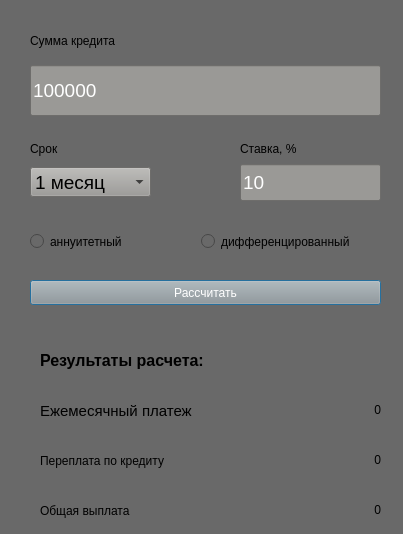
<?xml version="1.0" encoding="UTF-8"?>
<ui version="4.0">
 <class>creditCalc</class>
 <widget class="QDialog" name="creditCalc">
  <property name="geometry">
   <rect>
    <x>0</x>
    <y>0</y>
    <width>403</width>
    <height>534</height>
   </rect>
  </property>
  <property name="windowTitle">
   <string>Dialog</string>
  </property>
  <property name="styleSheet">
   <string notr="true">background-color: rgb(105, 105, 105);</string>
  </property>
  <widget class="QLabel" name="label_2">
   <property name="geometry">
    <rect>
     <x>240</x>
     <y>140</y>
     <width>68</width>
     <height>17</height>
    </rect>
   </property>
   <property name="text">
    <string>Ставка, %</string>
   </property>
   <property name="alignment">
    <set>Qt::AlignLeading|Qt::AlignLeft|Qt::AlignVCenter</set>
   </property>
  </widget>
  <widget class="QLineEdit" name="bid_value">
   <property name="geometry">
    <rect>
     <x>240</x>
     <y>164</y>
     <width>141</width>
     <height>37</height>
    </rect>
   </property>
   <property name="font">
    <font>
     <pointsize>14</pointsize>
    </font>
   </property>
   <property name="styleSheet">
    <string notr="true">color: rgb(255, 255, 255);
background-color: rgb(154, 153, 150);</string>
   </property>
   <property name="text">
    <string>10</string>
   </property>
   <property name="alignment">
    <set>Qt::AlignLeading|Qt::AlignLeft|Qt::AlignVCenter</set>
   </property>
  </widget>
  <widget class="QLabel" name="label_3">
   <property name="geometry">
    <rect>
     <x>30</x>
     <y>140</y>
     <width>36</width>
     <height>17</height>
    </rect>
   </property>
   <property name="text">
    <string>Срок</string>
   </property>
  </widget>
  <widget class="QComboBox" name="term">
   <property name="geometry">
    <rect>
     <x>30</x>
     <y>167</y>
     <width>121</width>
     <height>30</height>
    </rect>
   </property>
   <property name="font">
    <font>
     <pointsize>14</pointsize>
    </font>
   </property>
   <property name="styleSheet">
    <string notr="true">background-color: rgb(154, 153, 150);</string>
   </property>
   <item>
    <property name="text">
     <string>1 месяц</string>
    </property>
   </item>
   <item>
    <property name="text">
     <string>3 месяца</string>
    </property>
   </item>
   <item>
    <property name="text">
     <string>6 месяцев</string>
    </property>
   </item>
   <item>
    <property name="text">
     <string>9 месяцев</string>
    </property>
   </item>
   <item>
    <property name="text">
     <string>1 год</string>
    </property>
   </item>
   <item>
    <property name="text">
     <string>1,5 года</string>
    </property>
   </item>
   <item>
    <property name="text">
     <string>2 года</string>
    </property>
   </item>
   <item>
    <property name="text">
     <string>3 года</string>
    </property>
   </item>
   <item>
    <property name="text">
     <string>4 года</string>
    </property>
   </item>
   <item>
    <property name="text">
     <string>5 лет</string>
    </property>
   </item>
   <item>
    <property name="text">
     <string>6 лет</string>
    </property>
   </item>
   <item>
    <property name="text">
     <string>7 лет</string>
    </property>
   </item>
   <item>
    <property name="text">
     <string>10 лет</string>
    </property>
   </item>
   <item>
    <property name="text">
     <string>15 лет</string>
    </property>
   </item>
   <item>
    <property name="text">
     <string>20 лет</string>
    </property>
   </item>
   <item>
    <property name="text">
     <string>25 лет</string>
    </property>
   </item>
   <item>
    <property name="text">
     <string>30 лет</string>
    </property>
   </item>
   <item>
    <property name="text">
     <string>50 лет</string>
    </property>
   </item>
  </widget>
  <widget class="QPushButton" name="calculate">
   <property name="geometry">
    <rect>
     <x>30</x>
     <y>280</y>
     <width>351</width>
     <height>25</height>
    </rect>
   </property>
   <property name="styleSheet">
    <string notr="true">color: rgb(255, 255, 255);
background-color: rgb(154, 153, 150);</string>
   </property>
   <property name="text">
    <string>Рассчитать</string>
   </property>
  </widget>
  <widget class="QLabel" name="label_4">
   <property name="geometry">
    <rect>
     <x>40</x>
     <y>340</y>
     <width>181</width>
     <height>41</height>
    </rect>
   </property>
   <property name="font">
    <font>
     <pointsize>12</pointsize>
     <weight>75</weight>
     <bold>true</bold>
    </font>
   </property>
   <property name="text">
    <string>Результаты расчета:</string>
   </property>
  </widget>
  <widget class="QLabel" name="label_5">
   <property name="geometry">
    <rect>
     <x>40</x>
     <y>390</y>
     <width>161</width>
     <height>41</height>
    </rect>
   </property>
   <property name="font">
    <font>
     <pointsize>11</pointsize>
    </font>
   </property>
   <property name="text">
    <string>Ежемесячный платеж</string>
   </property>
  </widget>
  <widget class="QLabel" name="monthly_payment">
   <property name="geometry">
    <rect>
     <x>210</x>
     <y>400</y>
     <width>171</width>
     <height>20</height>
    </rect>
   </property>
   <property name="text">
    <string>0</string>
   </property>
   <property name="alignment">
    <set>Qt::AlignRight|Qt::AlignTrailing|Qt::AlignVCenter</set>
   </property>
  </widget>
  <widget class="QLabel" name="label_7">
   <property name="geometry">
    <rect>
     <x>40</x>
     <y>440</y>
     <width>161</width>
     <height>41</height>
    </rect>
   </property>
   <property name="text">
    <string>Переплата по кредиту</string>
   </property>
  </widget>
  <widget class="QLabel" name="overpayment">
   <property name="geometry">
    <rect>
     <x>210</x>
     <y>450</y>
     <width>171</width>
     <height>20</height>
    </rect>
   </property>
   <property name="text">
    <string>0</string>
   </property>
   <property name="alignment">
    <set>Qt::AlignRight|Qt::AlignTrailing|Qt::AlignVCenter</set>
   </property>
  </widget>
  <widget class="QLabel" name="label_9">
   <property name="geometry">
    <rect>
     <x>40</x>
     <y>490</y>
     <width>161</width>
     <height>41</height>
    </rect>
   </property>
   <property name="text">
    <string>Общая выплата</string>
   </property>
  </widget>
  <widget class="QLabel" name="total_amount">
   <property name="geometry">
    <rect>
     <x>210</x>
     <y>500</y>
     <width>171</width>
     <height>20</height>
    </rect>
   </property>
   <property name="text">
    <string>0</string>
   </property>
   <property name="alignment">
    <set>Qt::AlignRight|Qt::AlignTrailing|Qt::AlignVCenter</set>
   </property>
  </widget>
  <widget class="QRadioButton" name="radioButton_Annuin">
   <property name="geometry">
    <rect>
     <x>30</x>
     <y>230</y>
     <width>112</width>
     <height>23</height>
    </rect>
   </property>
   <property name="text">
    <string>аннуитетный</string>
   </property>
  </widget>
  <widget class="QRadioButton" name="radioButton_diff">
   <property name="geometry">
    <rect>
     <x>201</x>
     <y>230</y>
     <width>191</width>
     <height>23</height>
    </rect>
   </property>
   <property name="text">
    <string>дифференцированный</string>
   </property>
  </widget>
  <widget class="QLabel" name="label">
   <property name="geometry">
    <rect>
     <x>30</x>
     <y>30</y>
     <width>141</width>
     <height>21</height>
    </rect>
   </property>
   <property name="text">
    <string>Сумма кредита</string>
   </property>
   <property name="alignment">
    <set>Qt::AlignLeading|Qt::AlignLeft|Qt::AlignVCenter</set>
   </property>
  </widget>
  <widget class="QLineEdit" name="sum_value">
   <property name="geometry">
    <rect>
     <x>30</x>
     <y>65</y>
     <width>351</width>
     <height>51</height>
    </rect>
   </property>
   <property name="font">
    <font>
     <pointsize>14</pointsize>
    </font>
   </property>
   <property name="styleSheet">
    <string notr="true">color: rgb(255, 255, 255);
background-color: rgb(154, 153, 150);</string>
   </property>
   <property name="text">
    <string>100000</string>
   </property>
   <property name="alignment">
    <set>Qt::AlignLeading|Qt::AlignLeft|Qt::AlignVCenter</set>
   </property>
  </widget>
 </widget>
 <resources/>
 <connections/>
</ui>
